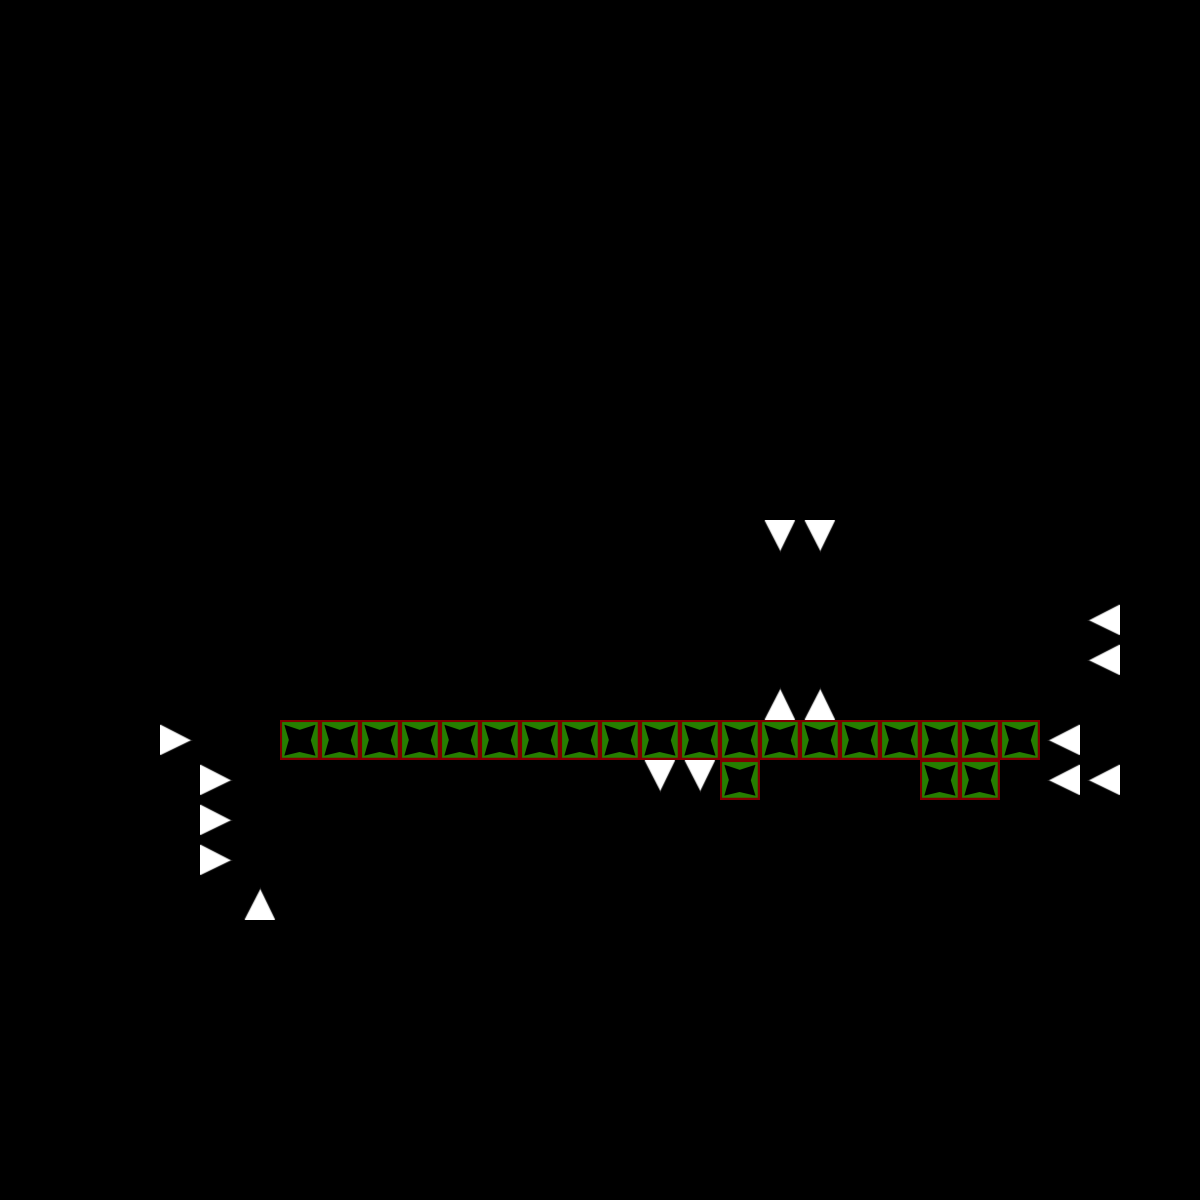

Rendered tile map (Tiled .tmx) drawn with the repository's tilesets; below, a short description and the map source with its tile grids summarised:
An orthogonal 30x30 tile map with 40x40 px tiles, 2 tile layers (Tile Layer 1, Tile Layer 2) and 4 objects.

<map version="1.0" tiledversion="2017.07.26" orientation="orthogonal" renderorder="right-down" width="30" height="30" tilewidth="40" tileheight="40" nextobjectid="6">
 <tileset firstgid="1" name="FullSet" tilewidth="40" tileheight="40" tilecount="5" columns="5">
  <image source="tiles.png" width="200" height="40" />
  <tile id="0">
   <properties>
    <property name="collision" type="bool" value="true" />
    <property name="death" type="bool" value="false" />
   </properties>
   <objectgroup draworder="index">
    <properties>
     <property name="collision" type="bool" value="true" />
     <property name="death" type="bool" value="false" />
    </properties>
   </objectgroup>
  </tile>
  <tile id="1">
   <properties>
    <property name="collision" type="bool" value="false" />
    <property name="death" type="bool" value="true" />
   </properties>
   <objectgroup draworder="index">
    <properties>
     <property name="collision" type="bool" value="false" />
     <property name="death" type="bool" value="true" />
    </properties>
    <object id="2" x="0.333333" y="39.6667">
     <polygon points="0,0 20.3333,-39.6667 40,0.333333" />
    </object>
   </objectgroup>
  </tile>
  <tile id="2">
   <properties>
    <property name="collision" type="bool" value="false" />
    <property name="death" type="bool" value="true" />
   </properties>
   <objectgroup draworder="index">
    <properties>
     <property name="collision" type="bool" value="false" />
     <property name="death" type="bool" value="true" />
    </properties>
    <object id="1" x="0.333333" y="0.666667">
     <polygon points="0,0 20,40 39.6667,-0.333333" />
    </object>
   </objectgroup>
  </tile>
  <tile id="3">
   <properties>
    <property name="collision" type="bool" value="false" />
    <property name="death" type="bool" value="true" />
   </properties>
   <objectgroup draworder="index">
    <properties>
     <property name="collision" type="bool" value="false" />
     <property name="death" type="bool" value="true" />
    </properties>
    <object id="1" x="40.3333" y="0.666667">
     <polygon points="0,0 -40,19.6667 0,40.3333" />
    </object>
   </objectgroup>
  </tile>
  <tile id="4">
   <properties>
    <property name="collision" type="bool" value="false" />
    <property name="death" type="bool" value="true" />
   </properties>
   <objectgroup draworder="index">
    <properties>
     <property name="collision" type="bool" value="false" />
     <property name="death" type="bool" value="true" />
    </properties>
    <object id="1" x="0" y="0.666667">
     <polygon points="0,0 40,19.3333 0,39.6667" />
    </object>
   </objectgroup>
  </tile>
 </tileset>
 <layer name="Tile Layer 1" width="30" height="30">
  <data>[900 cells, 22 non-empty, 1 distinct tile ids]</data>
 </layer>
 <layer name="Tile Layer 2" width="30" height="30">
  <data>[900 cells, 16 non-empty, 4 distinct tile ids]</data>
 </layer>
</map>